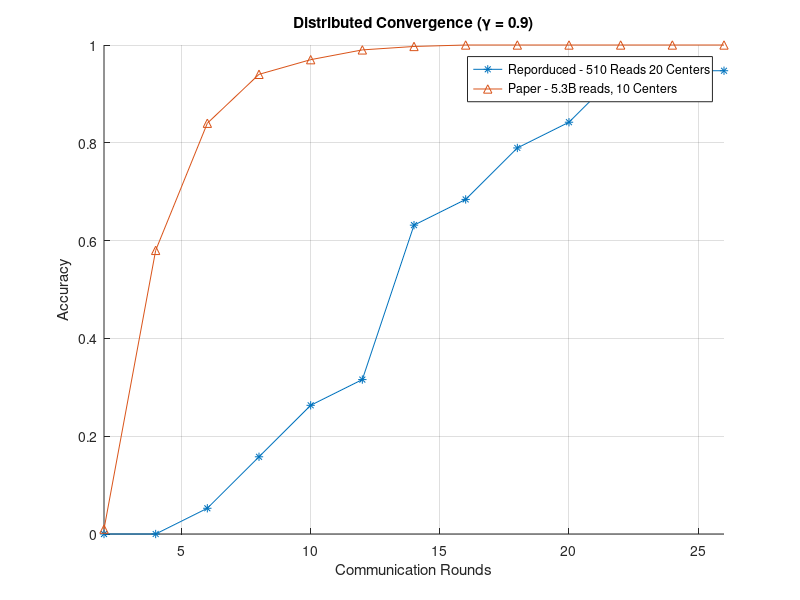
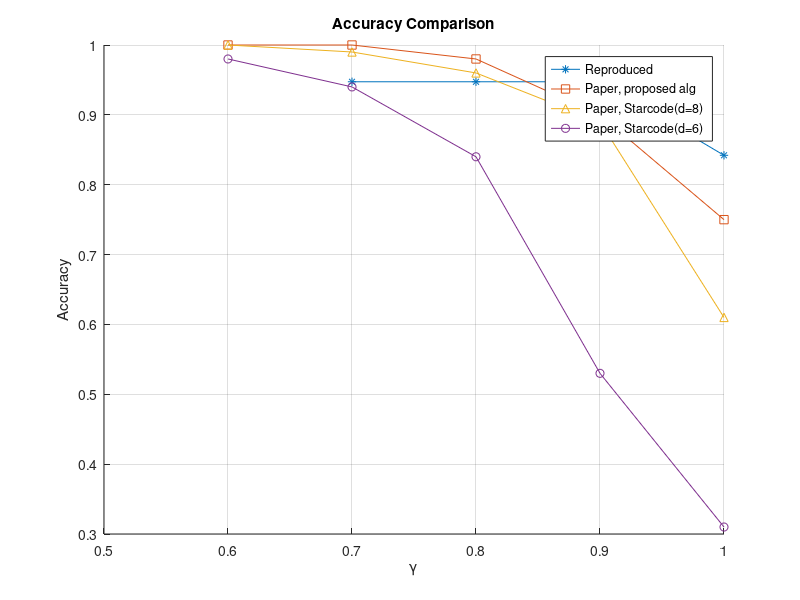

These charts were generated, in order, by the following MATLAB code:
% gamma = 0.9
ref = [0.01, 0.58, 0.84, 0.94, 0.97, 0.99, 0.997, 1, 1, 1, 1, 1, 1];
dat = [0.00, 0.00, 0.0526316, 0.157895, 0.263158, 0.315789, 0.631579, 0.684211, 0.789474, ...
    0.842105, 0.947368, 0.947368, 0.947368];
round = 2:2:26;
% 
figure(1)
hold on
plot(round, dat, '-*');
plot(round, ref, '-^');
legend('Reporduced - 510 Reads 20 Centers','Paper - 5.3B reads, 10 Centers')
title('Distributed Convergence (\gamma = 0.9)')
xlabel('Communication Rounds')
ylabel('Accuracy')
xlim([2, 26]);
grid on

figure(2)
hold on

gamma = [0.7, 0.8, 0.9, 1.0];
result = [0.947368, 0.947368, 0.947368, 0.842105];

ref_axis = [0.6, 0.7, 0.8, 0.9, 1];
ref_alg = [1, 1, 0.98, 0.9, 0.75];
ref_scd8 = [1, 0.99, 0.96, 0.89, 0.61];
ref_scd6 = [0.98, 0.94, 0.84, 0.53, 0.31];

plot(gamma, result, '-*');
plot(ref_axis, ref_alg, '-s');
plot(ref_axis, ref_scd8, '-^');
plot(ref_axis, ref_scd6, '-o');

legend('Reproduced', 'Paper, proposed alg', 'Paper, Starcode(d=8)', 'Paper, Starcode(d=6)');
grid on
title('Accuracy Comparison')
xlabel('\gamma')
ylabel('Accuracy')